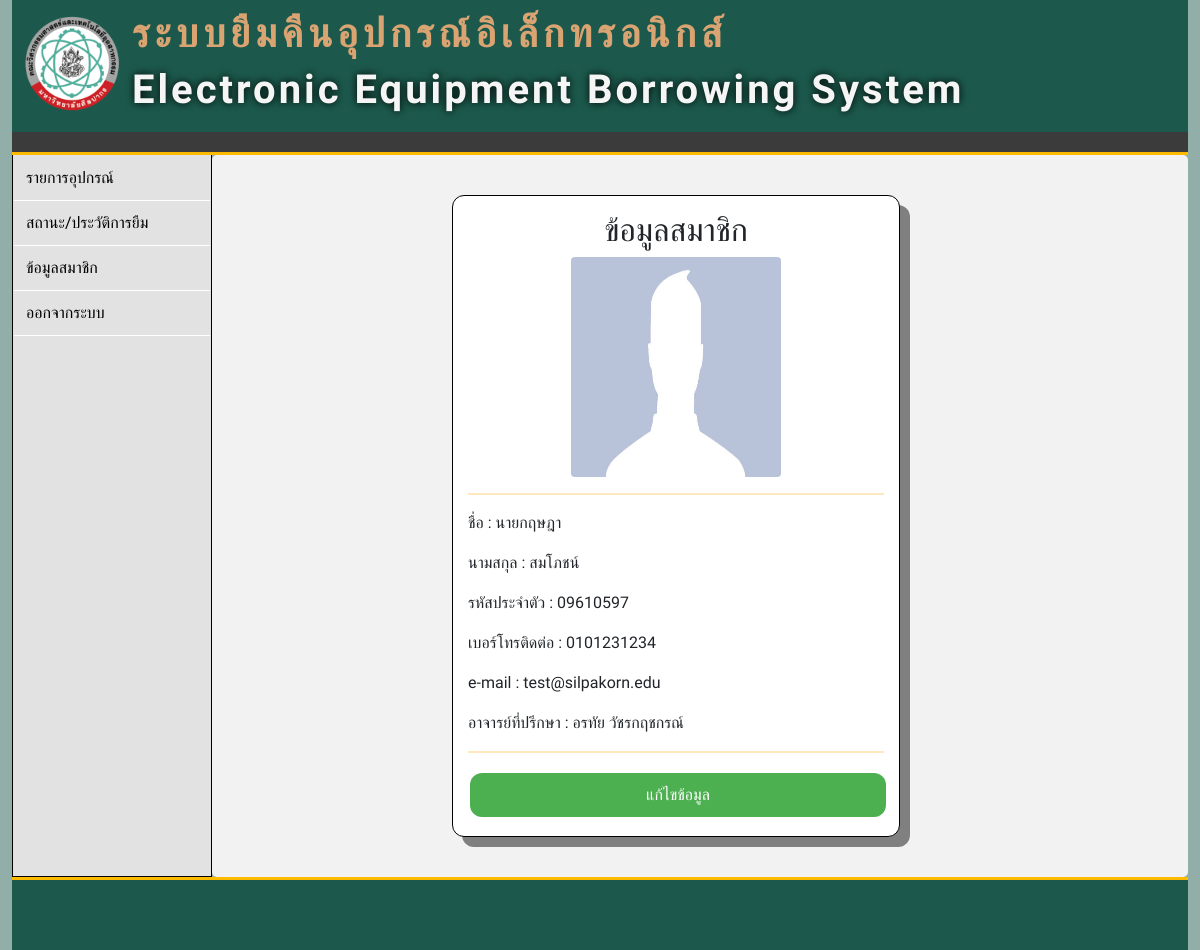
Screenshot of /s_info.php (signed in) with the database file from the repository.
### tables this page shows
CREATE TABLE `tb_student` (
  `s_id` int(100) NOT NULL,
  `s_user` varchar(100) NOT NULL,
  `s_password` varchar(100) NOT NULL,
  `s_firstname` varchar(100) NOT NULL,
  `s_lastname` varchar(100) NOT NULL,
  `s_email` varchar(100) NOT NULL,
  `s_phone` char(11) NOT NULL,
  `s_image` varchar(255) DEFAULT NULL,
  `p_id` int(100) NOT NULL,
  `created_at` datetime DEFAULT current_timestamp(),
  `s_status` int(11) NOT NULL DEFAULT 1
);

CREATE TABLE `tb_professor` (
  `p_id` int(100) NOT NULL,
  `p_user` varchar(100) NOT NULL,
  `p_password` varchar(100) NOT NULL,
  `p_firstname` varchar(100) NOT NULL,
  `p_lastname` varchar(100) NOT NULL,
  `p_email` varchar(100) NOT NULL,
  `created_at` datetime DEFAULT current_timestamp()
);

### function/function.php (called while the page is built, shortened)
<?php
class DB_con
{
    public function __construct()
    {
        $conn = mysqli_connect(DB_SERVER, DB_USER, DB_PASS, DB_NAME);
        $this->dbcon = $conn;
    }
    public function s_fetch($s_id)
    {
        $result = mysqli_query($this->dbcon, "SELECT a.s_id, a.s_firstname, a.s_lastname, a.s_user, a.s_phone, a.s_email, a.s_image, b.p_id, b.p_firstname, b.p_lastname, b.p_email  FROM tb_student a, tb_professor b WHERE a.p_id=b.p_id AND a.s_id = '$s_id'");
        return $result;
    }
}
?>

### s_info.php (the view, shortened to what this page needs)
<!DOCTYPE html>
<html lang="en">
<head>
    <link href="https://cdn.jsdelivr.net/npm/bootstrap@5.1.2/dist/css/bootstrap.min.css" rel="stylesheet">
    <link rel="stylesheet" href="css/info.css">
</head>
<body style="background-color: #91AFA8">
    <div class="container-fluid">
        <?php
            include "item/pageheader.php";
            include "function/function.php";
            $s_id=$_SESSION['s_id'];
            $s_info = new DB_con();
            $s_fetch_info = $s_info->s_fetch($s_id);
            $row =mysqli_fetch_array($s_fetch_info);
        ?>
        <div class="menu">
                <aside>
                    <?php
                        include "item/menubar_s.php";
                    ?>
                </aside>
                <main class="form1">
                    <div class="box">
                        <h2 style="text-align: center;">ข้อมูลสมาชิก</h2>
                        <img class="inner-img rounded mx-auto d-block" src=photo_student/<?php echo $row['s_image']; ?> width="210" height="220" />
                        <hr class="s1">
                        <p>ชื่อ : <?php echo $row['s_firstname'];?></p>
                        <p>นามสกุล : <?php echo $row['s_lastname'];?></p>
                        <p>รหัสประจำตัว : <?php echo $row['s_user'];?></p>
                        <p>เบอร์โทรติดต่อ : <?php echo $row['s_phone'];?></p>
                        <p>e-mail : <?php echo $row['s_email'];?></p>
                        <p>อาจารย์ที่ปรึกษา : <?php echo $row['p_firstname'];?> <?php echo $row['p_lastname'];?></p>
                        <hr class="s1">
                        <button class="button" type="submit" name="#" onclick="window.location.href='s_edit_info.php'">แก้ไขข้อมูล</button>
                    </div><br>
                </main>
        </div>
        <?php
            include "item/footer.php";
        ?>
    </div>
</body>
</html>

### css/info.css (style rules this page uses)
* { margin: 0; padding: 0; box-sizing: border-box; font-family: 'Trirong', serif; }
.menu { display: flex; width: 100%; }
.box { text-align: left; margin: 15px; border: solid 1px black; border-radius: 12px; padding: 15px; background-color: white; margin: 0 200px; box-shadow: 10px 10px grey; width: 50%; }
hr { border-left: 0; }
hr.s1 { border-top: 2px solid rgb(255, 166, 0); }
.form1 { flex: 1; flex-wrap: wrap; text-align: center; border-radius: 5px; background-color: #f2f2f2; padding: 40px 40px; }
.button { background-color: #4CAF50; border: none; color: white; padding: 10px; text-align: center; text-decoration: none; display: inline-block; font-size: 16px; margin: 4px 2px; cursor: pointer; border-radius: 12px; width: 100%; }

### css/pageheader.css (style rules this page uses)
* { margin: 0; padding: 0; box-sizing: border-box; font-family: 'Trirong', serif; }
aside { width: 200px; align-self: stretch; background-color: #E2E2E2; border: 1px solid black; border-top: none; }
main { flex: 1; padding: 10px 10px; display: flex; flex-wrap: wrap; }

### rows the page displays
tb_student: s_image (picture), s_firstname "นายกฤษฎา", s_lastname "สมโภชน์", s_user "09610597", s_phone "0101231234", s_email "test@silpakorn.edu", p.p_firstname "อรทัย", p.p_lastname "วัชรกฤชกรณ์"
